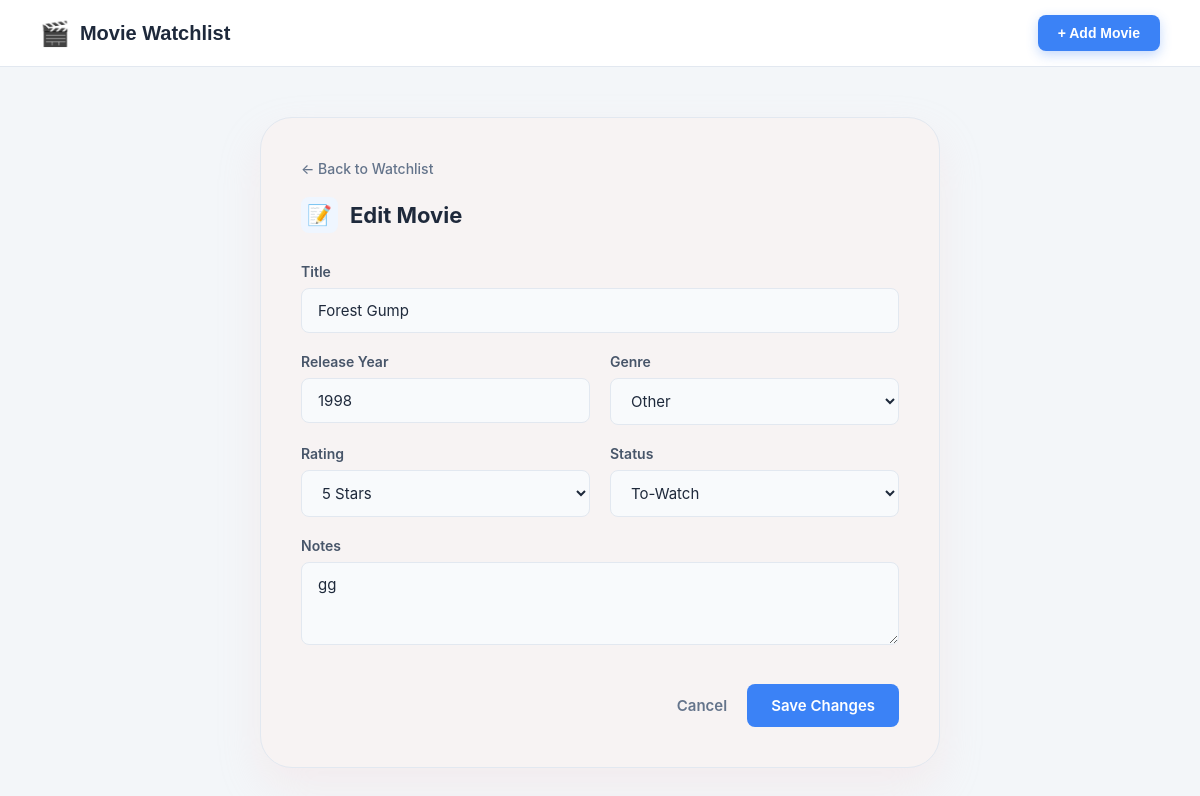
/movies/edit/8, run on an earlier commit of the app's database.
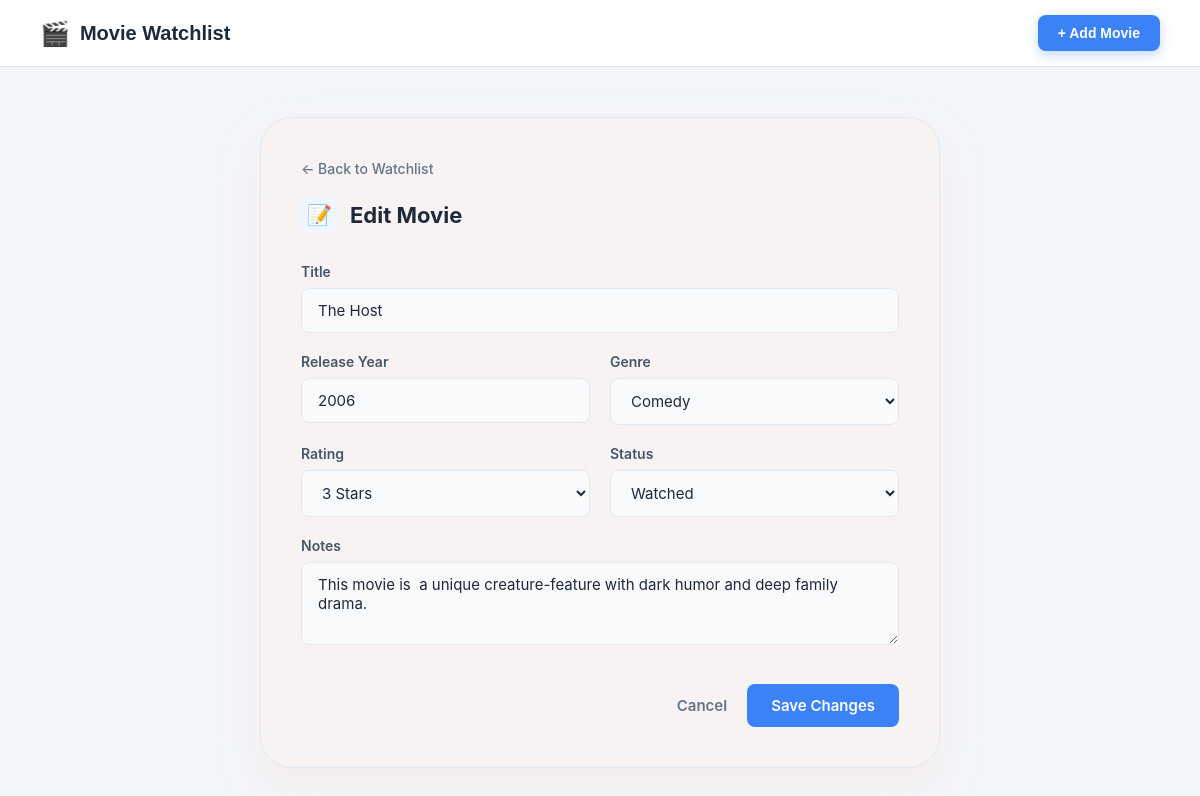
And on a later commit of the database.
### tables this page shows
CREATE TABLE movies (
            id INTEGER PRIMARY KEY AUTOINCREMENT,
            title TEXT NOT NULL,
            genre TEXT,
            release_year INTEGER,
            rating INTEGER,
            status TEXT NOT NULL,
            notes TEXT
        );

### endpoint/movies.py (the view, shortened to what this page needs)
@movies_bp.route('/movies/edit/<int:movie_id>', methods=['GET', 'POST'])
def edit(movie_id):
    movie = get_movies_by_id_service(movie_id)
    if not movie:
        flash("Movie not found.", "danger")
        return redirect(url_for('movies.index'))
    return render_template('edit.html', movie=movie)

### business_logic/movie_service.py (called while the page is built)
def get_movies_by_id_service(movie_id):
    conn = get_db_connection()
    row = conn.execute('SELECT * FROM movies WHERE id = ?', (movie_id,)).fetchone()
    conn.close()
    return Movie.from_row(row) if row else None

### data_access/movie_repository.py (called while the page is built)
def get_db_connection():
    conn = sqlite3.connect(DATABASE)
    conn.row_factory = sqlite3.Row
    return conn

### models/movie.py (called while the page is built)
    @classmethod
    def from_row(cls, row):
        if not row:
            return None
        data = dict(row)
        return cls(
            id=data.get('id'),
            title=data.get('title'),
            genre=data.get('genre'),
            release_year=data.get('release_year'),
            rating=data.get('rating'),
            status=data.get('status'),
            notes=data.get('notes')
        )

### templates/edit.html (shortened to what this page needs)
<!DOCTYPE html>
<html lang="en">
<head>
    <link rel="stylesheet" href="{{ url_for('static', filename='css/style.css') }}">
</head>
<body class="bg-gray-light">
    <header class="watchlist-header" style="background: white; padding: 15px 40px; border-bottom: 1px solid #e2e8f0; display: flex; justify-content: space-between; align-items: center; margin-bottom: 30px;">
        <div class="logo-area" style="display: flex; align-items: center; gap: 10px;">
            <span style="font-size: 24px; color: #3b82f6;">🎬</span>
            <h1 class="main-title" style="font-size: 20px; font-weight: 700; color: #1e293b; margin: 0; font-family: sans-serif;">Movie Watchlist</h1>
        </div>
        <a href="{{ url_for('movies.create') }}" class="add-movie-btn" style="background: #3b82f6; color: white; padding: 10px 20px; border-radius: 8px; text-decoration: none; font-weight: 600; font-size: 14px; display: inline-flex; align-items: center; gap: 5px; font-family: sans-serif;">
            + Add Movie
        </a>
    </header>
    <div class="page-container">
        <div class="movie-card">
            <a href="{{ url_for('movies.index') }}" class="back-link">
                &larr; Back to Watchlist
            </a>
            <div class="card-header-title">
                <span class="header-icon">📝</span>
                <span>Edit Movie</span>
            </div>
            <form action="{{ url_for('movies.edit', movie_id=movie.id) }}" method="POST">
                {% include '_form_fields.html' %}
            </form>
        </div>
    </div>
</body>
</html>

### templates/_form_fields.html (shortened to what this page needs)
<div class="form-grid">
    <div class="form-group full-width">
        <label for="title">Title</label>
        <input type="text" id="title" name="title" placeholder="Venom" maxlength="100"
               value="{{ request.form.get('title', movie.title if movie else '') }}" >
    </div>
    <div class="form-group">
        <label for="release_year">Release Year</label>
        <input type="number" id="release_year" name="release_year" placeholder="2006" min="1888" max="2026"
               value="{{ request.form.get('release_year', movie.release_year if movie else '') }}">
    </div>
    <div class="form-group">
        <label for="genre">Genre</label>
        <select id="genre" name="genre" >
            {% set selected_genre = request.form.get('genre', movie.genre if movie else '') %}
            {% for g in ['Action', 'Comedy', 'Drama', 'Sci-Fi', 'Thriller', 'Horror', 'Romance', 'Other'] %}
                <option value="{{ g }}" {% if selected_genre == g %}selected{% endif %}>{{ g }}</option>
            {% endfor %}
        </select>
    </div>
    <div class="form-group">
        <label for="rating">Rating</label>
        <select id="rating" name="rating">
            {% set selected_rating = request.form.get('rating', movie.rating|string if movie else '1') %}
            {% for r in range(1, 6) %}
                <option value="{{ r }}" {% if selected_rating == r|string %}selected{% endif %}>{{ r }} Star{{ 's' if r > 1 else '' }}</option>
            {% endfor %}
        </select>
    </div>
    <div class="form-group">
        <label for="status">Status</label>
        <select id="status" name="status">
            {% set selected_status = request.form.get('status', movie.status if movie else 'To-Watch') %}
            <option value="To-Watch" {% if selected_status == 'To-Watch' %}selected{% endif %}>To-Watch</option>
            <option value="Watched" {% if selected_status == 'Watched' %}selected{% endif %}>Watched</option>
        </select>
    </div>
    <div class="form-group full-width">
        <label for="notes">Notes</label>
        {% set selected_notes = request.form.get('notes', movie.notes if movie and movie.notes != 'This movie have no notes.' else '') %}
        <textarea id="notes" name="notes" rows="3" placeholder="Your thoughts..." maxlength="500">{{ selected_notes }}</textarea>
    </div>
</div>
<div class="form-actions">
    <a href="{{ url_for('movies.index') }}" class="btn-cancel">Cancel</a>
    <button type="submit" class="btn-save">
        {% if 'edit' in request.endpoint %}Save Changes{% else %}Add Movie{% endif %}
    </button>
</div>

What changed in the data, as far as the page shows it:
changed movies: title "Forest Gump" → "The Host"; release_year "1998" → "2006"; genre "Other" → "Comedy"; status "To-Watch" → "Watched"; notes "gg" → "This movie is a unique creature-feature with dark humor and deep family drama."
Also different on the page:
form field rating: "5 Stars" → "3 Stars"
